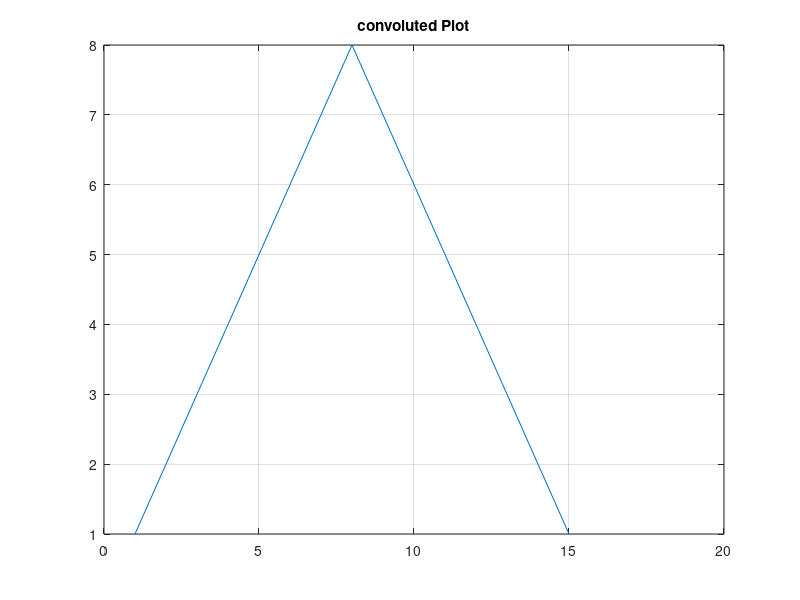
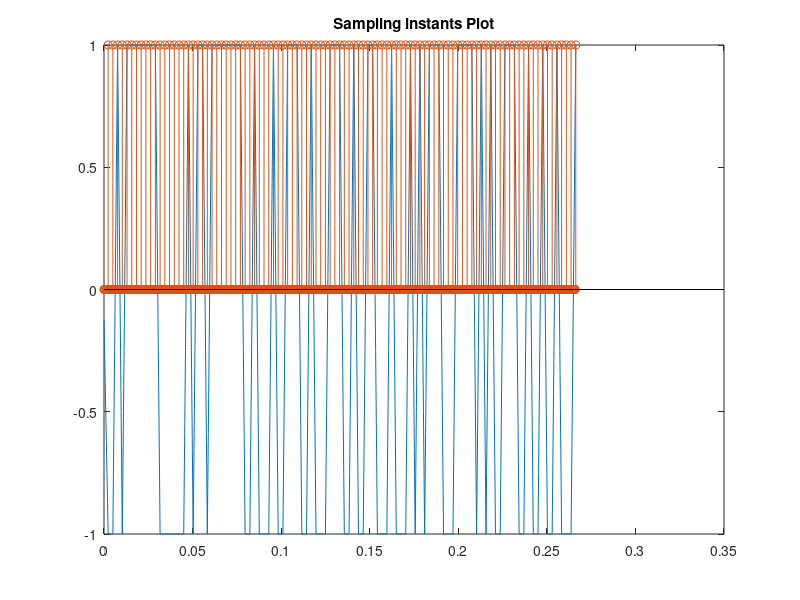
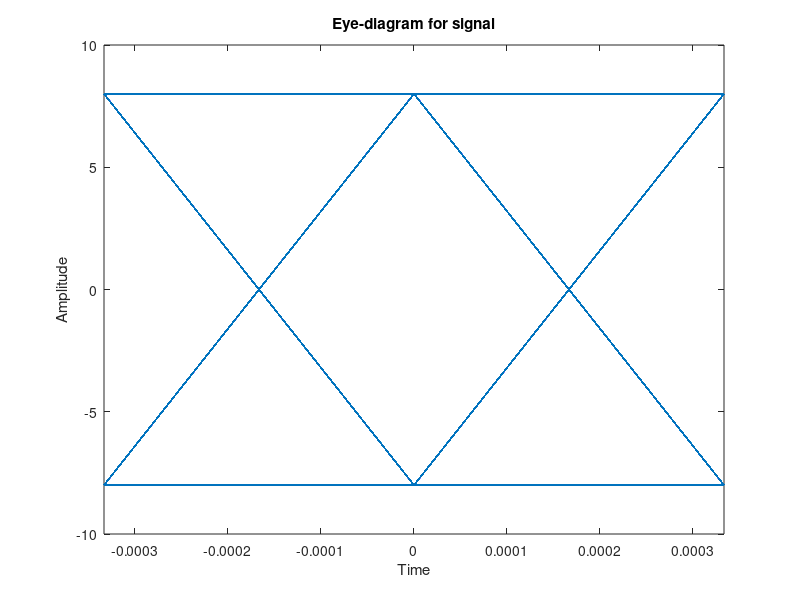

Write the MATLAB code that produced these figures, in order.
clc;
clearvars all;
close all;

% Parameters for simulation
bit_rate = 3000;                                       %Bit rate
sampling_freq = 24000;                                 %Sampling frequency
symbol_period = 1/bit_rate;                            %Sampling period
sampling_period = 1/sampling_freq;
oversampling_factor = symbol_period/sampling_period;   %Oversampling factor
data_size = 1000;                                      %Number of generated bits

% Generating the data bit   
data_bits = randi([0, 1], 1, data_size);

% Part 1
symbols = 2*data_bits - 1;                             %mapping

diracs = kron(symbols, [1, zeros(1, oversampling_factor-1)]);
impulse_response_tx = ones(1, oversampling_factor);

signal_tx = filter(impulse_response_tx, 1, diracs);    %shaping filter-transmitted signal

impulse_response_rx = ones(1, oversampling_factor);

signal_rx = filter(impulse_response_rx, 1, signal_tx); %(a)received filter

signal_rx_temp = signal_rx(1:100*oversampling_factor)/8;

%w/o channel
impulse_response_tx=impulse_response_rx;

%(b) g = h∗hr tracing, determine the optimal sampling instants
g=conv(impulse_response_tx,impulse_response_rx);
figure
plot(g)
grid
title('convoluted Plot');

%Optimal sampling instances-plot
sampling_instances = zeros(size(signal_rx_temp));
sampling_instances(8:oversampling_factor:end) = 1;
figure;
plot((0:(length(signal_rx_temp)-1)) * symbol_period, signal_rx_temp);
hold on;
stem((0:(length(signal_rx_temp)-1)) * symbol_period, sampling_instances);
title('Sampling instants Plot');

%sampling
down_sampled_signal = signal_rx(8:oversampling_factor:end);

%(C)eyediagram
eyediagram(down_sampled_signal, 2, 2*symbol_period);     

%(d)threshold detector-optimal threshold is 0
rx_data_bits = down_sampled_signal > 0;
%(e)SER
%fprintf("Symbol Error Rate = %d\n", length(find(abs(rx_data_bits - data_bits) > 0)));   %to print SER values
SER=length(find(abs(rx_data_bits - data_bits) > 0));

%(f)BER
BER=SER/length(data_bits);

%(g)sample at n0 = 3
down_sampled_signal = signal_rx(3:oversampling_factor:end);
rx_data_bits = down_sampled_signal > 0;
fprintf("Symbol Error Rate = %d\n", length(find(abs(rx_data_bits - data_bits) > 0)));
SERNo3=length(find(abs(rx_data_bits - data_bits) > 0));
BERNo3=SERNo3/length(rx_data_bits);


% 3.2.2-Part 2-ak ∈ {0, 1}

symbols = data_bits;                                %mapping

diracs = kron(symbols, [1, zeros(1, oversampling_factor-1)]);
impulse_response_tx = ones(1, oversampling_factor);

signal_tx = filter(impulse_response_tx, 1, diracs);       %shaping filter-transmitted signal

impulse_response_rx = ones(1, oversampling_factor);
signal_rx = filter(impulse_response_rx, 1, signal_tx);

down_sampled_signal = signal_rx(8:oversampling_factor:end);

%eyediagram(down_sampled_signal, 2, 2*symbol_period);

%threshold
rx_data_bits = down_sampled_signal > 0.5;

%BER
SER2=length(find(abs(rx_data_bits - data_bits) > 0));
fprintf("Symbol Error Rate = %d\n", length(find(abs(rx_data_bits - data_bits) > 0)));
BER2=SER2/length(data_bits);
